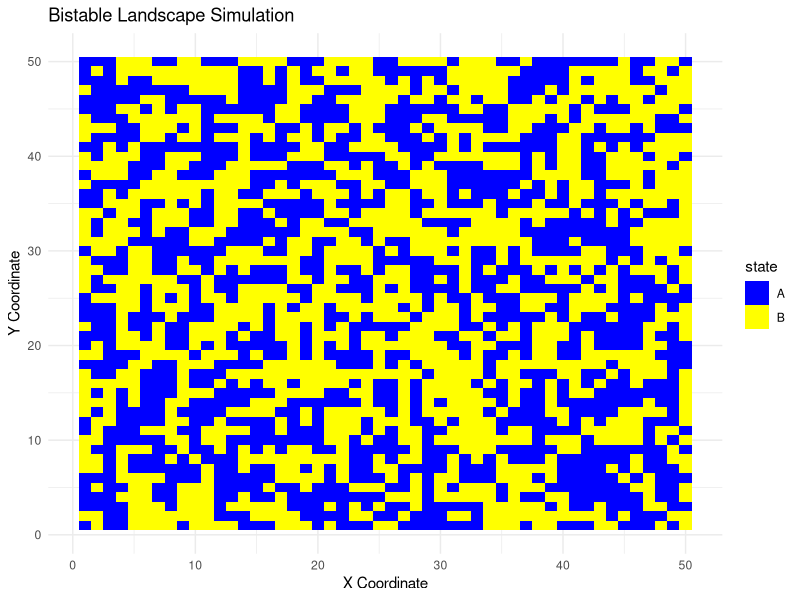
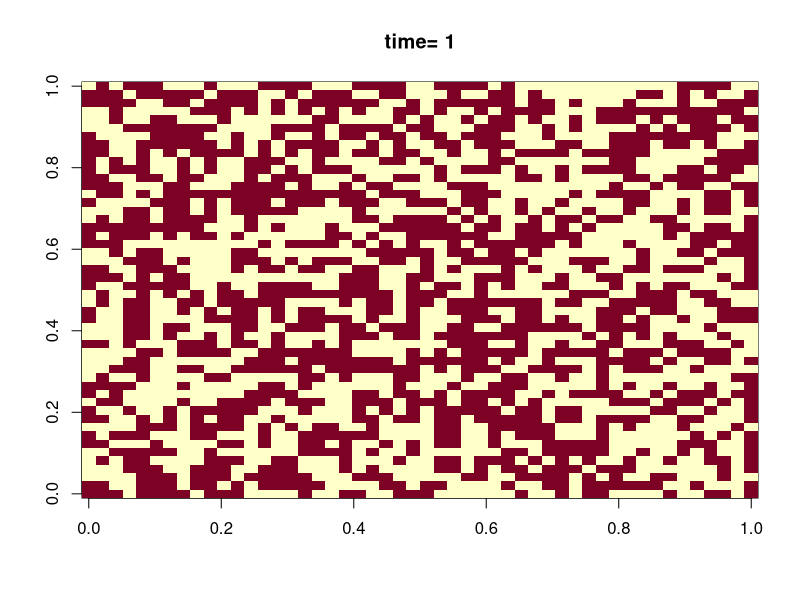
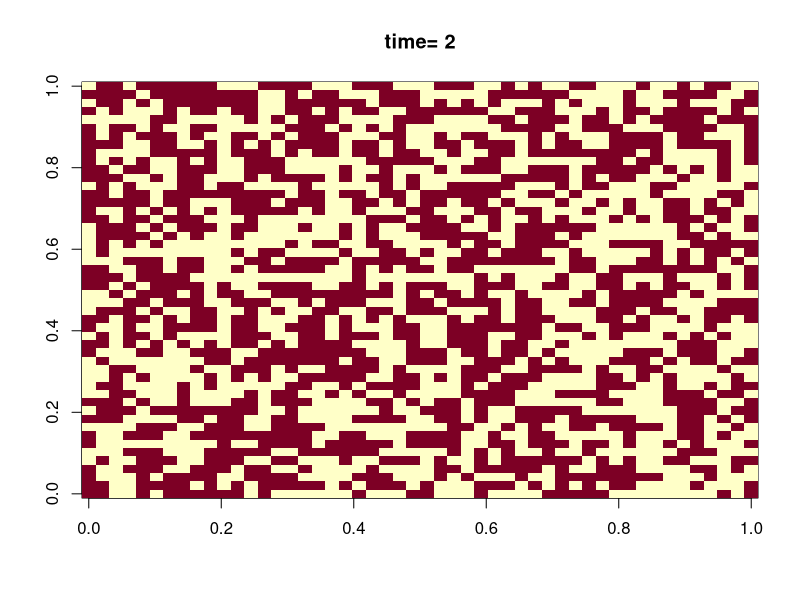
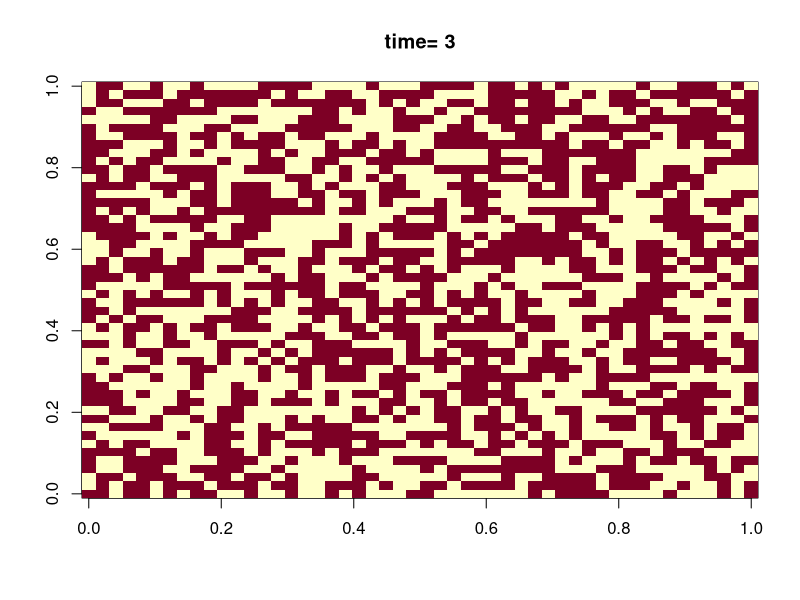
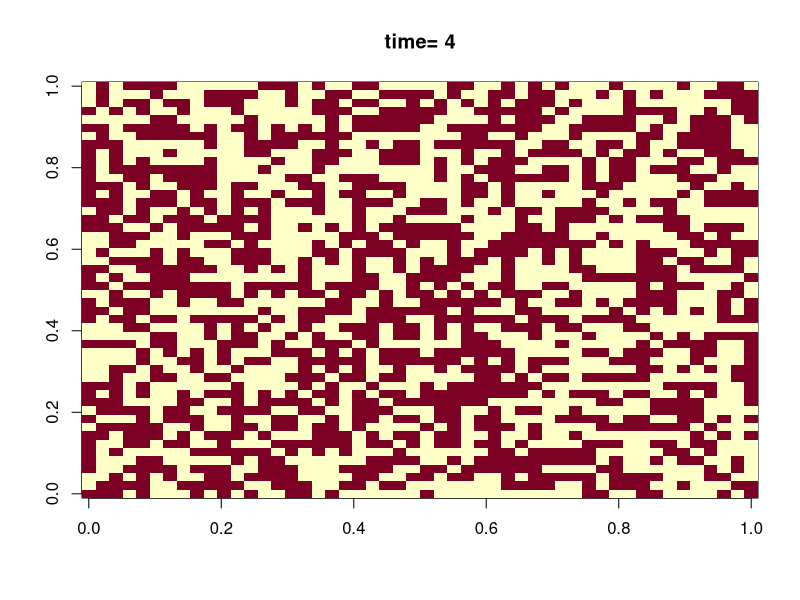
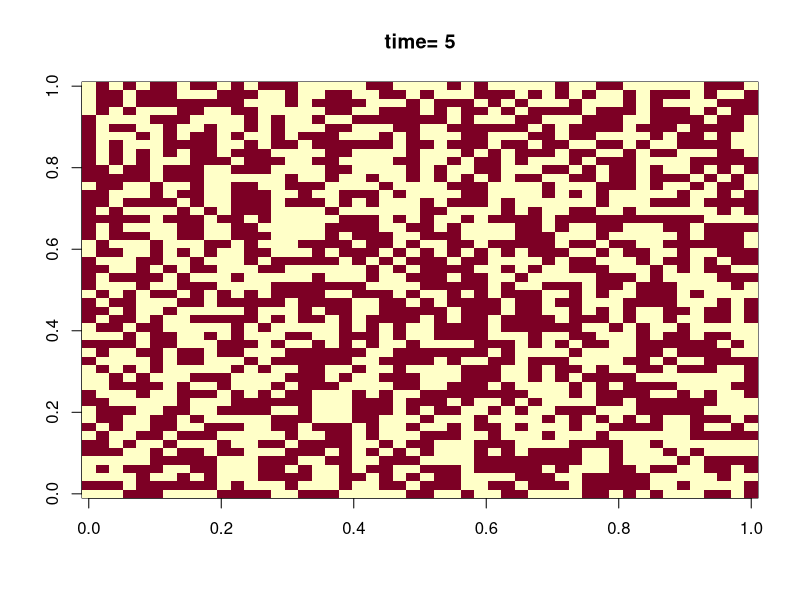
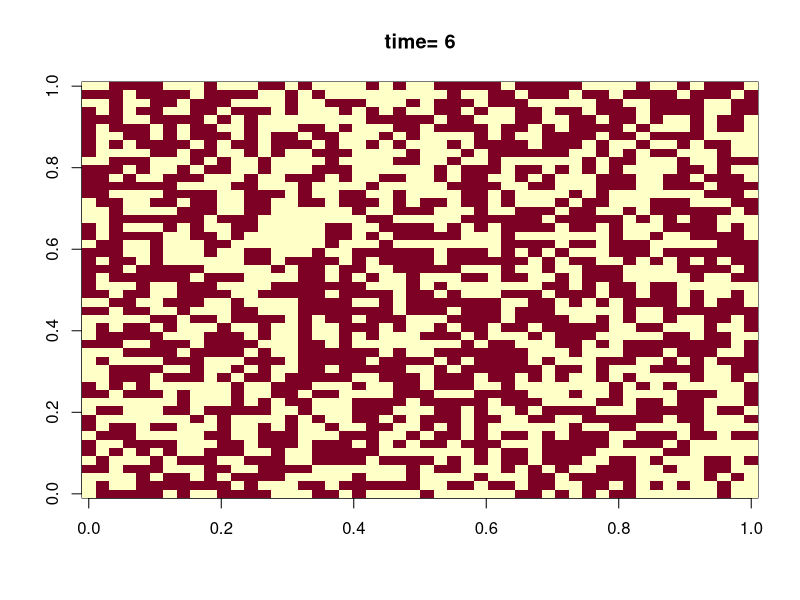
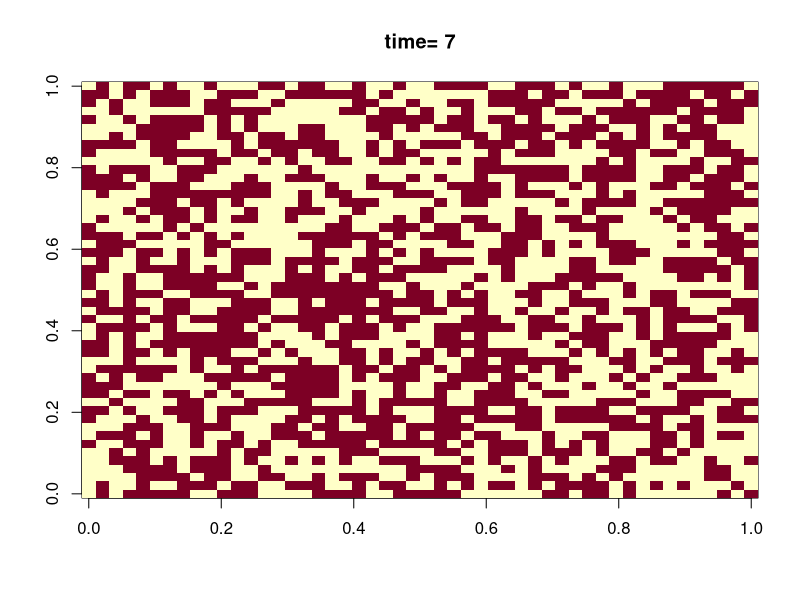

These charts were generated, in order, by the following R code: (Note: this script raises an error after producing the figures.)
# Load required packages
library(ggplot2)

# Parameters
grid_size <- 50  # Size of the spatial grid (50x50)
timesteps <- 100 # Number of simulation steps
switch_prob <- 0.1  # Base probability of switching states
heterogeneity_strength <- 0.3  # Influence of spatial heterogeneity

# Initialize grid with bistable states (A or B)
set.seed(42)
grid <- matrix(sample(c("A", "B"), grid_size^2, replace = TRUE), nrow = grid_size)

# Generate spatial heterogeneity (random field)
heterogeneity <- matrix(runif(grid_size^2, -1, 1), nrow = grid_size)

# Function to update the grid based on local interactions
update_grid <- function(grid, heterogeneity, switch_prob) {
  new_grid <- grid  # Copy current grid
  
  for (i in 1:nrow(grid)) {
    for (j in 1:ncol(grid)) {
      # Count neighbors in state "A"
      neighbors <- c(
        grid[max(i-1, 1), j], grid[min(i+1, nrow(grid)), j],
        grid[i, max(j-1, 1)], grid[i, min(j+1, ncol(grid))]
      )
      num_A <- sum(neighbors == "A")
      num_B <- sum(neighbors == "B")
      
      # Environmental influence
      env_factor <- heterogeneity[i, j] * heterogeneity_strength
      #make heterogeneity litter
      
      #and species specific HS (influence of litter on rec)
      
      #base switch prob should be low, they dont switch unless theres litter
      #or is it outcompete prob?
      #av can outcompete mh in high litter so its still litter
      
      
      # Probability of switching states
      # B is favored by env 
      # env f influences switch from A to B
      # and help keep B in place
      # so B is avena
      # having neighbors with same state helps maintain state?
      # probably true bc dispersal.
      prob_A_to_B <- switch_prob + env_factor - (num_A / 4) * 0.2
      prob_B_to_A <- switch_prob - env_factor - (num_B / 4) * 0.2
      # Probability of staying the same is runif(1)?
      
      # Apply state transitions
      if (grid[i, j] == "A" && runif(1) < prob_A_to_B) {
        new_grid[i, j] <- "B"
      } else if (grid[i, j] == "B" && runif(1) < prob_B_to_A) {
        new_grid[i, j] <- "A"
      }
    }
  }
  return(new_grid)
}

# Run the simulation
for (t in 1:timesteps) {
  grid <- update_grid(grid, heterogeneity, switch_prob)
}

# Convert grid to data frame for visualization
grid_df <- expand.grid(x = 1:grid_size, y = 1:grid_size)
grid_df$state <- as.vector(grid)

# Plot final state of the landscape
ggplot(grid_df, aes(x = x, y = y, fill = state)) +
  geom_tile() +
  scale_fill_manual(values = c("A" = "blue", "B" = "yellow")) +
  theme_minimal() +
  labs(title = "Bistable Landscape Simulation", x = "X Coordinate", y = "Y Coordinate")
  
gridlist <- list()  
grid_df <- expand.grid(x = 1:grid_size, y = 1:grid_size)
grid2 <- array(NA, dim=dim(grid))
# Plot every timestep
switch_prob = 0.5
for (t in 1:timesteps) {
  grid <- update_grid(grid, heterogeneity, switch_prob)
  gridlist[[t]] <- grid
grid2[grid=="A"] <- which(LETTERS=='A')
grid2[grid=="B"] <- which(LETTERS=='B')
image(grid2, main=paste("time=",t))
}  
grid = gridlist[[t]]

timesteps <- 10 # Number of simulation steps
switch_prob <- 0.1  # Base probability of switching states
grid_size <- 5
grid <- matrix(sample(c("A", "B"), grid_size^2, replace = TRUE), nrow = grid_size)
hetero <- array(0, dim=dim(grid))
HSa <- 0.1
HSb <- 0.3

# within a timestep
	#1. make seeds
		#depends on litter
	#2. die -> litter
	#3. seeds mature (recruitment)
		# depends on litter

for (i in 1:nrow(grid)) {
    for (j in 1:ncol(grid)) {
    	env_factorA <- hetero[i, j] * HSa
    	env_factorB <- hetero[i, j] * HSb
    	
    	#make seeds and recruit, dependent on litter
    	prob_A_to_B <- switch_prob + env_factorB  
    	#more litter = more av recruitment     	
    	prob_B_to_A <- switch_prob + env_factorA   
    	#more litter = more mh seeds   	
    	#need to add dispersal but more mh seeds probably inflluences switching
    	
    	#died, add litter
		hetero[grid=='A'] <- hetero[grid=='A'] + 0.5
		hetero[grid=='B'] <- hetero[grid=='B'] + 0.1
		
		# Apply state transitions
      	if (grid[i, j] == "A" && runif(1) < prob_A_to_B) {
        	new_grid[i, j] <- "B"
      	} else if (grid[i, j] == "B" && runif(1) < prob_B_to_A) {
        	new_grid[i, j] <- "A"
      	}
  	}
}

litterdecay <- function(N0,t,thalf){
	Nt <- N0*(.5)^(t/thalf)
	return(Nt)
}

thalfA <- 2
thalfB <- 0.5
thalf <- c(thalfB,thalfA)
t <- 1:20
N0 <- 1.5
Nt <- N0*(.5)^(t/thalfA)
plot(t,Nt)
grid <- grid=="A"
mat <- expand.grid(i=1:nrow(grid),j=1:ncol(grid),t=1:timesteps)
mat$key <- apply(mat,1,paste,collapse='-')
heterokey <- array(mat$key, dim=c(dim(grid),timesteps))
hetero <- array(0, dim=c(dim(grid),timesteps))
Grid <- hetero
times <- matrix(NA,ncol=timesteps,nrow=nrow(mat))
rownames(times)<-mat$key
cbind(mat,times)

for ( t in 1:timesteps){
	grid <- matrix(sample(c("A", "B"), grid_size^2, replace = TRUE), nrow = grid_size)
	Grid[,,t] <- grid
    grid <- grid=="A"
    
	for (i in 1:nrow(grid)) {
    	for (j in 1:ncol(grid)) {
    		
    		N0 <- grid[i,j]*.4 + 0.1
    		times[heterokey[i,j,t],t:timesteps] <- litterdecay(N0,(t:timesteps)-t,thalf[(grid[i,j]+1)])
    		
    		hetero[i,j,t] <- hetero[i,j,t] + sum(times[mat$key[mat$i==i & mat$j==j],t][1:t])
			
		}
	}
}
t=t+1
hetero[i,j,t][grid=='A'] <- hetero[grid=='A'] + 0.5
			hetero[grid=='B'] <- hetero[grid=='B'] + 0.1

#make litter map and just av simulation
#then just mh simulation
#litter idenpendent

#need to write down mechanisms of switching


